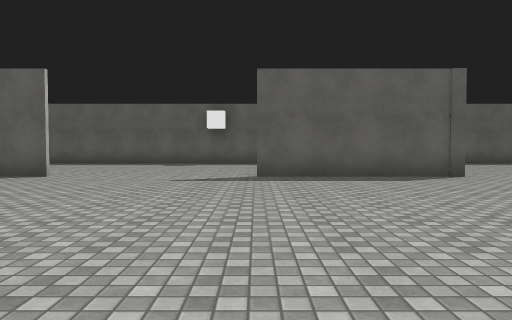
View 1 (above)

24 first-person views from a walk through a 3-D level made in the Unity game engine. The camera is 1.3 m above the floor, tilts 2° down and sees 70° across. The floor is counted in squares, 2 m on a side. Each view is taken from the middle of a square. On the plan, view 1 faces up. The plan holds only what a view shows up to about 11 squares ahead; the rest is blank. The player character is not drawn. Surface patterns are stand-ins for the level's own textures.

View 2
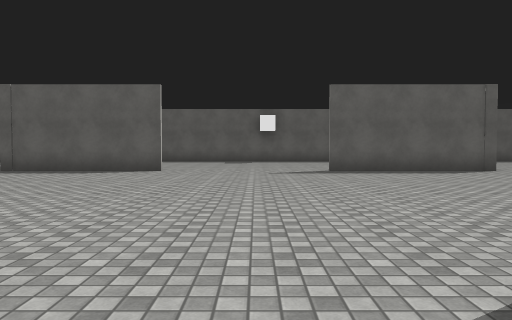

View 3
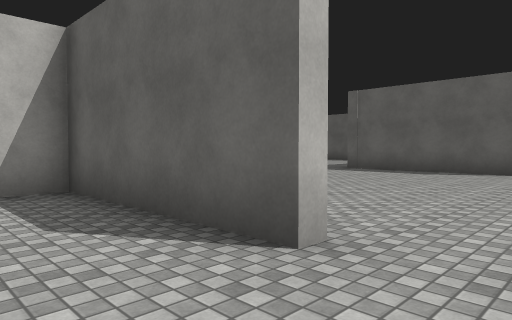

View 4
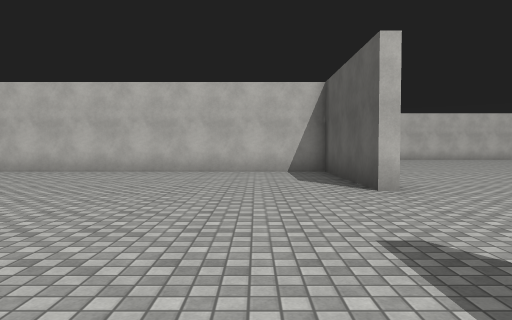

View 5
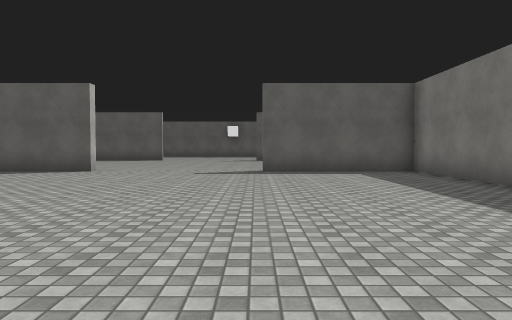

View 6
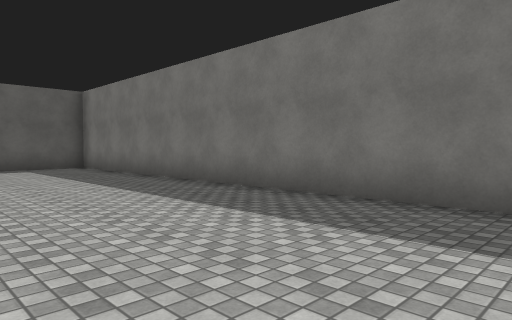

View 7
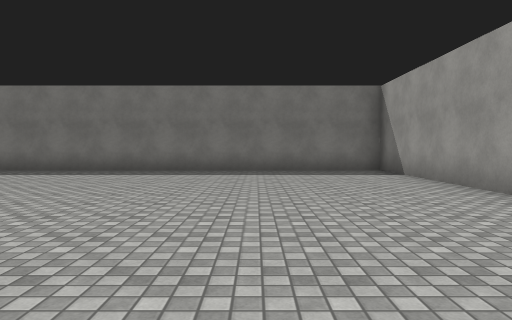

View 8
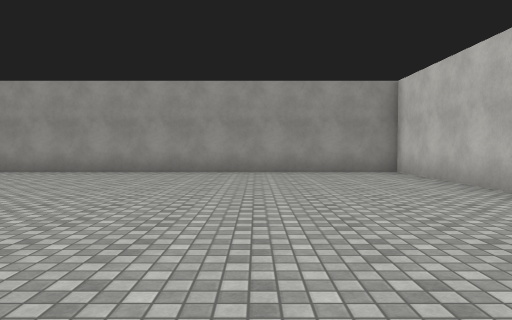

View 9
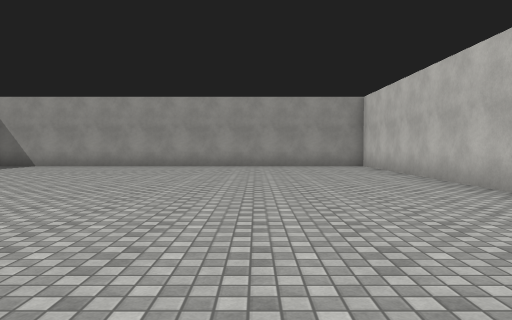

View 10
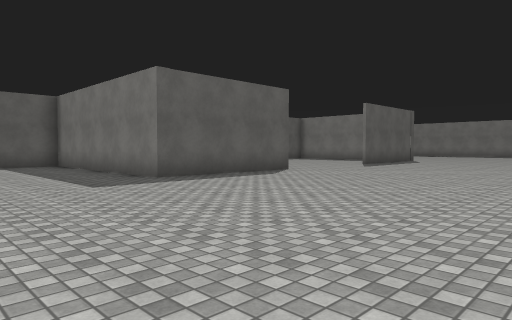

View 11
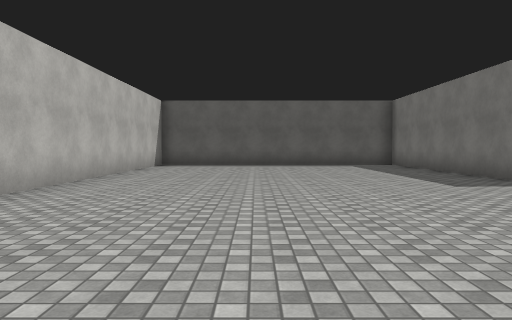

View 12
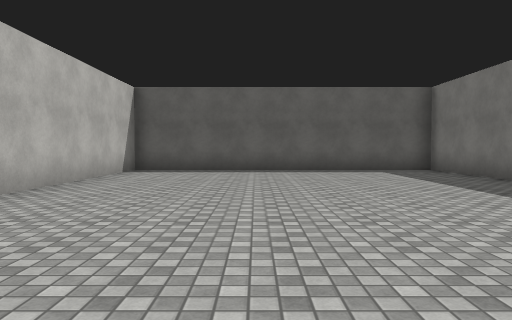

View 13
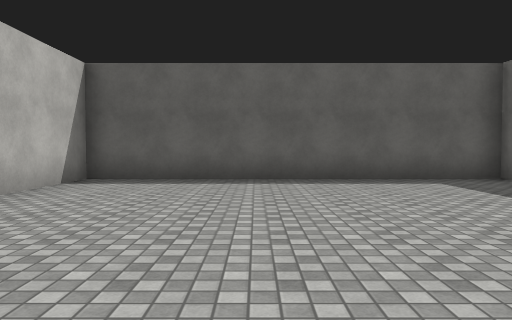

View 14
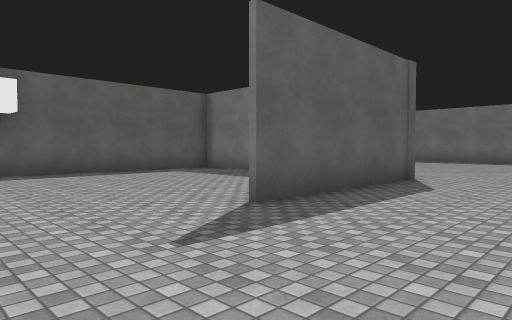

View 15
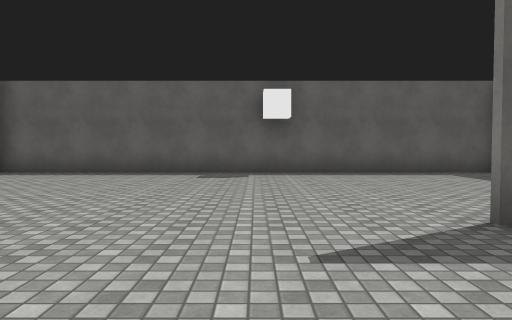

View 16
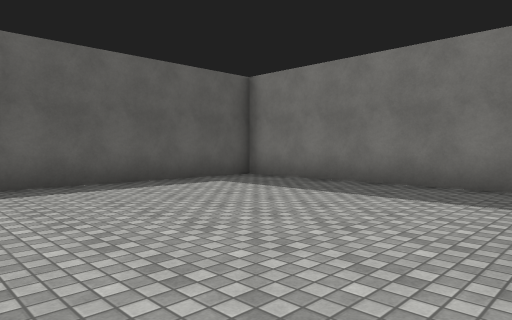

View 17
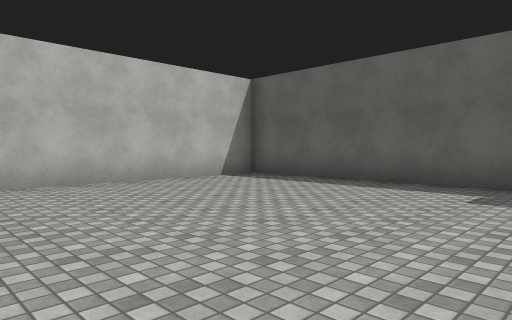

View 18
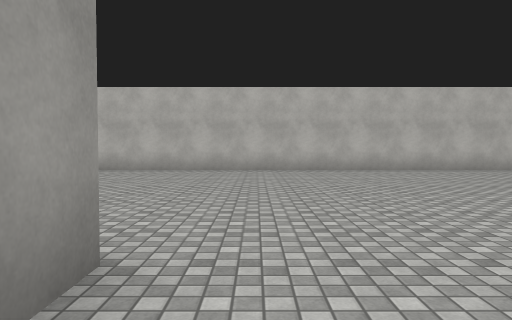

View 19
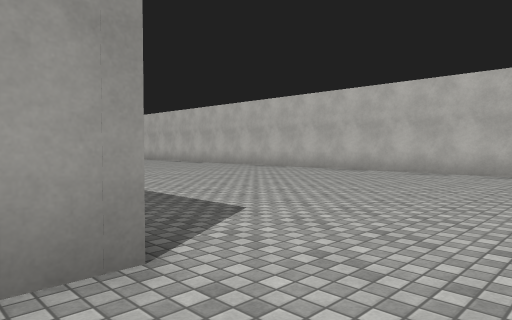

View 20
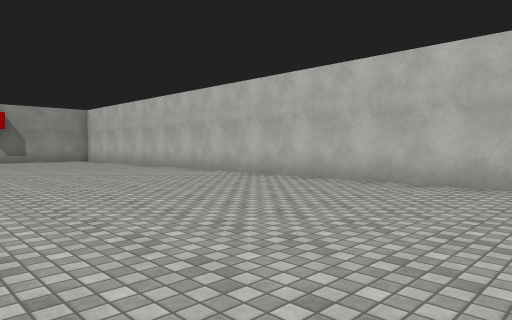

View 21
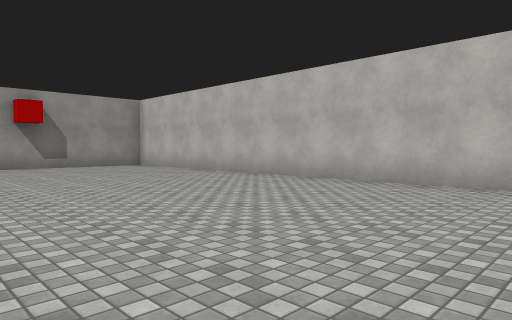

View 22
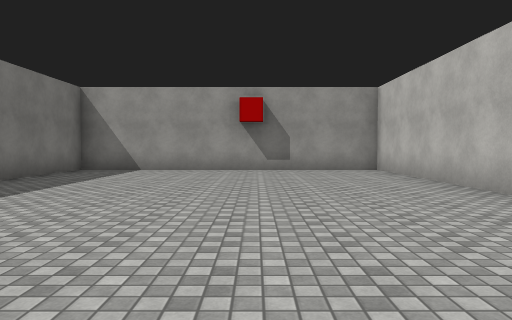

View 23
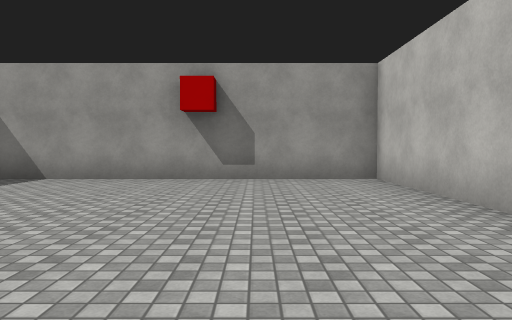

View 24
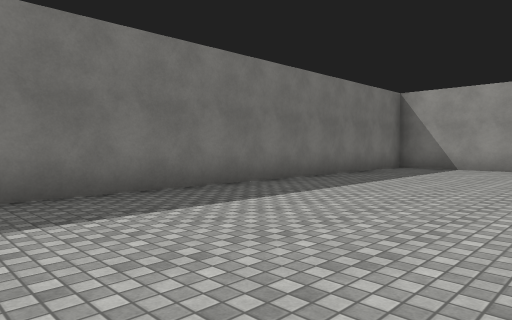

### Floor plan
Points are (right, up) in squares from view 1. A wall is a line through its corners. A room is listed if a view was taken in it or the views show most of it. See-through windows are left out.
Room 1 (views 1, 2, 3, 4, 5, 6, 7, 8, 9, 10, 11, 12, 13, 14, 15, 16, 17, 18, 19, 20, 21, 22, 23, 24)
walls: (-4.4, 0.2) (-4.4, -0.2) (-8.7, -0.2) (-8.7, -17.5) (4.2, -17.5) (4.2, -0.2) (0.1, -0.2); (-9, 0.1) (-8.1, 0.1); (-4.5, 8) (-9, 8) (-9, 14.5) (-17.5, 14.5) (-17.5, -17.5) (-9, -17.5) (-9, -6.9); (4.2, 7.9) (4.2, 14.5) (-8.7, 14.5) (-8.7, 7.9); (4.6, 8) (0, 8)

Where each view was taken, in squares from view 1:
view 1: 0 up, 0 right, facing up
view 2: 2 down, 2 left, facing up
view 3: 2 down, 3 left, facing up-left
view 4: 2 down, 1 right, facing left
view 5: 10 down, 0 right, facing up
view 6: 12 down, 0 right, facing up-right
view 7: 14 down, 6 left, facing right
view 8: 8 down, 5 left, facing down
view 9: 5 down, 5 left, facing down
view 10: 1 up, 13 left, facing up-right
view 11: 1 up, 14 left, facing up
view 12: 4 up, 14 left, facing up
view 13: 7 up, 14 left, facing up
view 14: 5 up, 3 left, facing up-right
view 15: 5 up, 2 left, facing up
view 16: 8 up, 2 left, facing up-right
view 17: 8 up, 2 left, facing up-left
view 18: 1 up, 7 left, facing left
view 19: 2 up, 8 left, facing down-left
view 20: 0 up, 11 left, facing down-left
view 21: 5 down, 11 left, facing down-left
view 22: 7 down, 14 left, facing down
view 23: 10 down, 15 left, facing down
view 24: 6 down, 14 left, facing down-right
